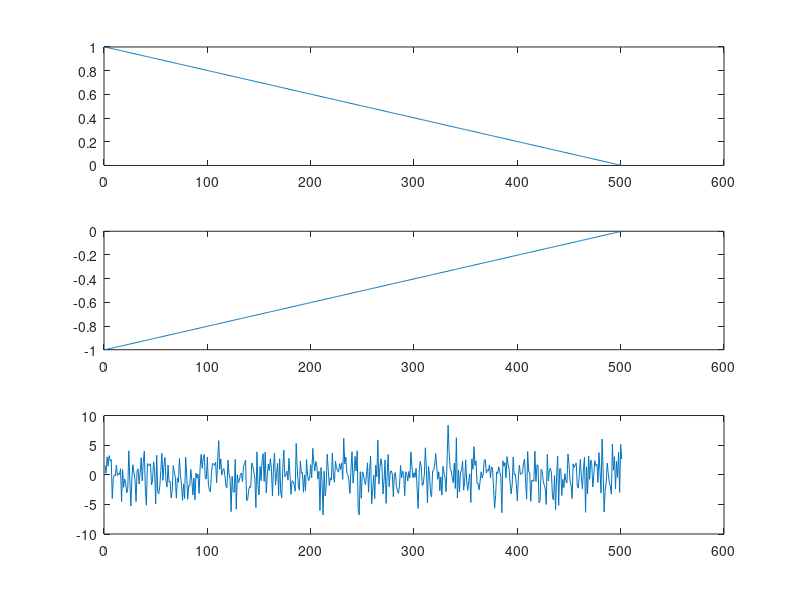
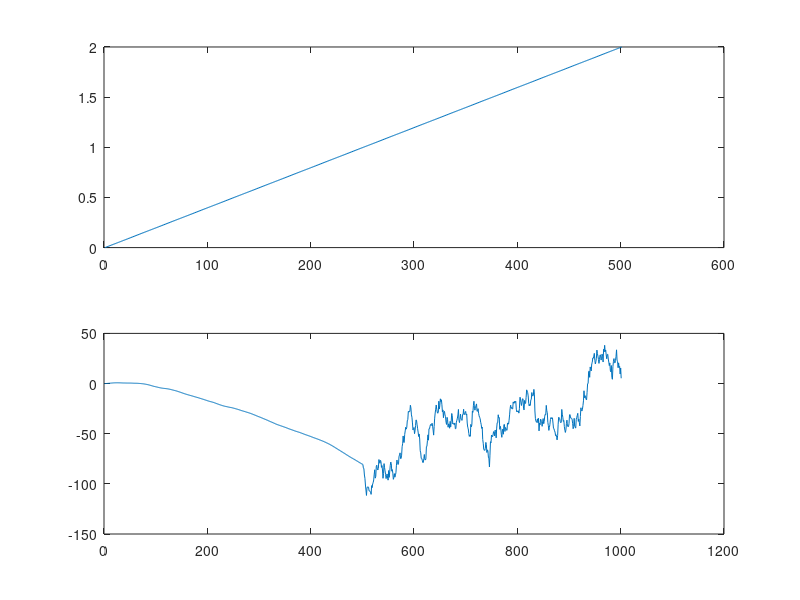

MATLAB code for these plots, in order:
clc;
T=input('Enter the time period:');
t=0:0.01:T;
x1=tripuls(t,2*T);
subplot(3,1,1);
plot(x1);
[m,n]=size(x1);
y1=wgn(m,n,5);
x2=-tripuls(t,2*T);
subplot(3,1,2);
plot(x2);
[m,n]=size(x2);
y2=wgn(m,n,5);
z=x1+y1+x2+y2;
subplot(3,1,3);
plot(z);
for t=0.01:T
    h1=fliplr(x1);
    h2=fliplr(x2);
end
h=h1-h2;
figure(2);
subplot(2,1,1);
plot(h);
op=conv(z,h);
subplot(2,1,2);
plot(op);